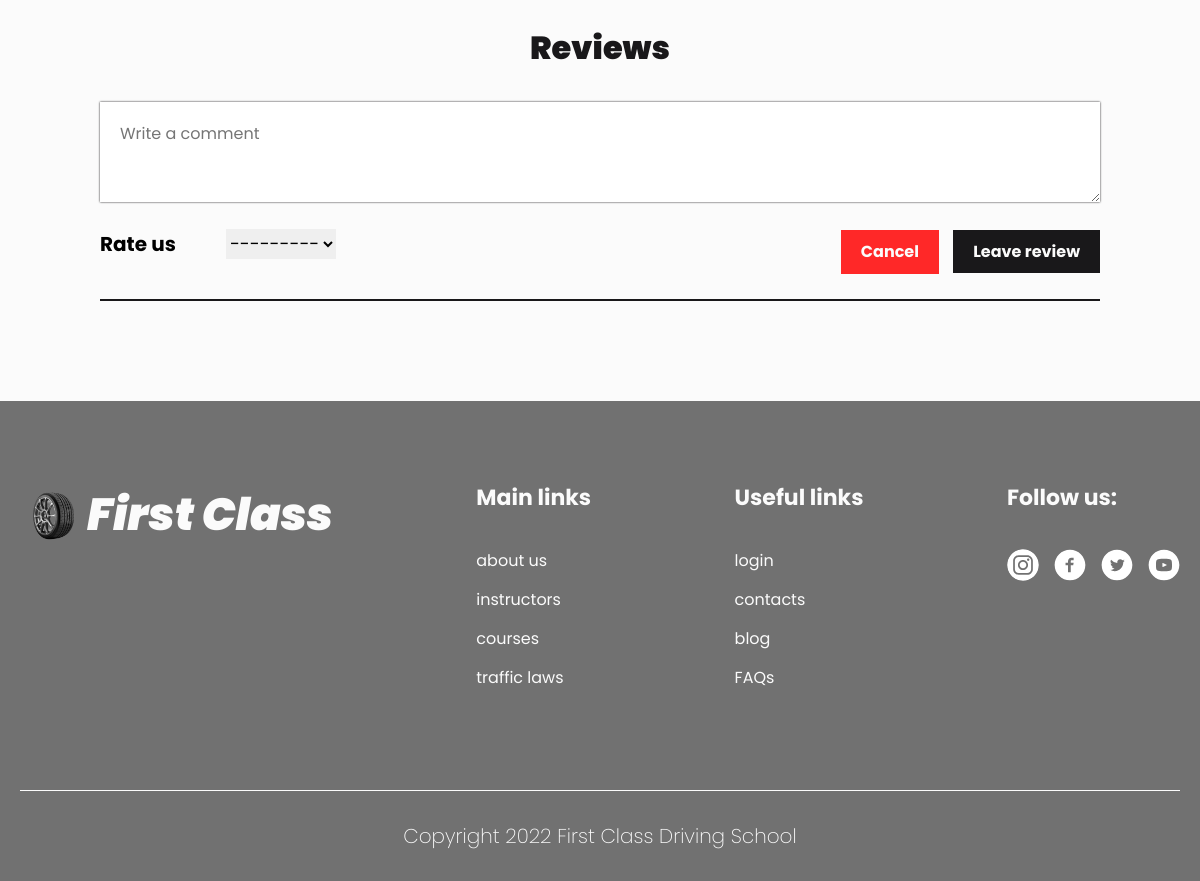
Page /about_us/ (lower part) on the earlier database version.
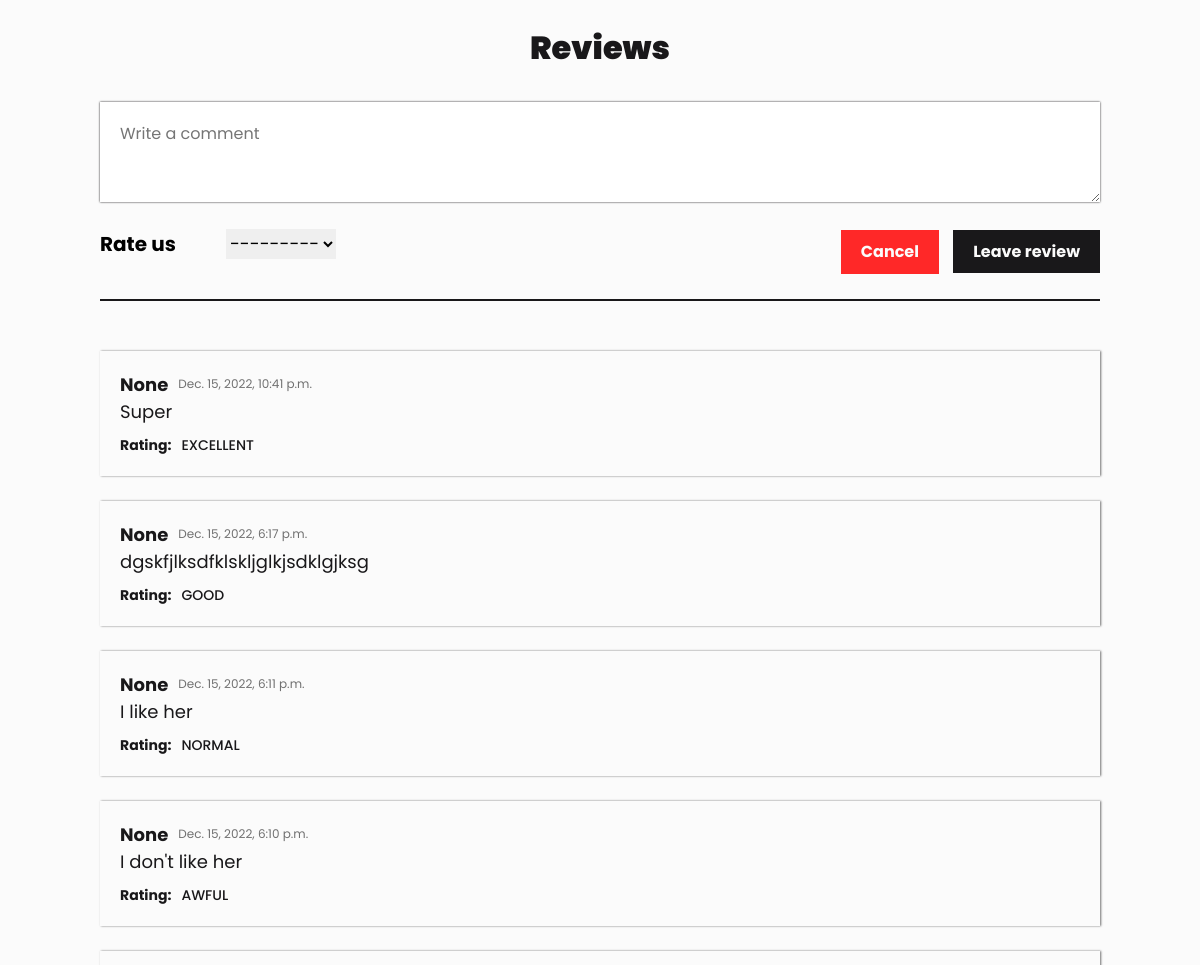
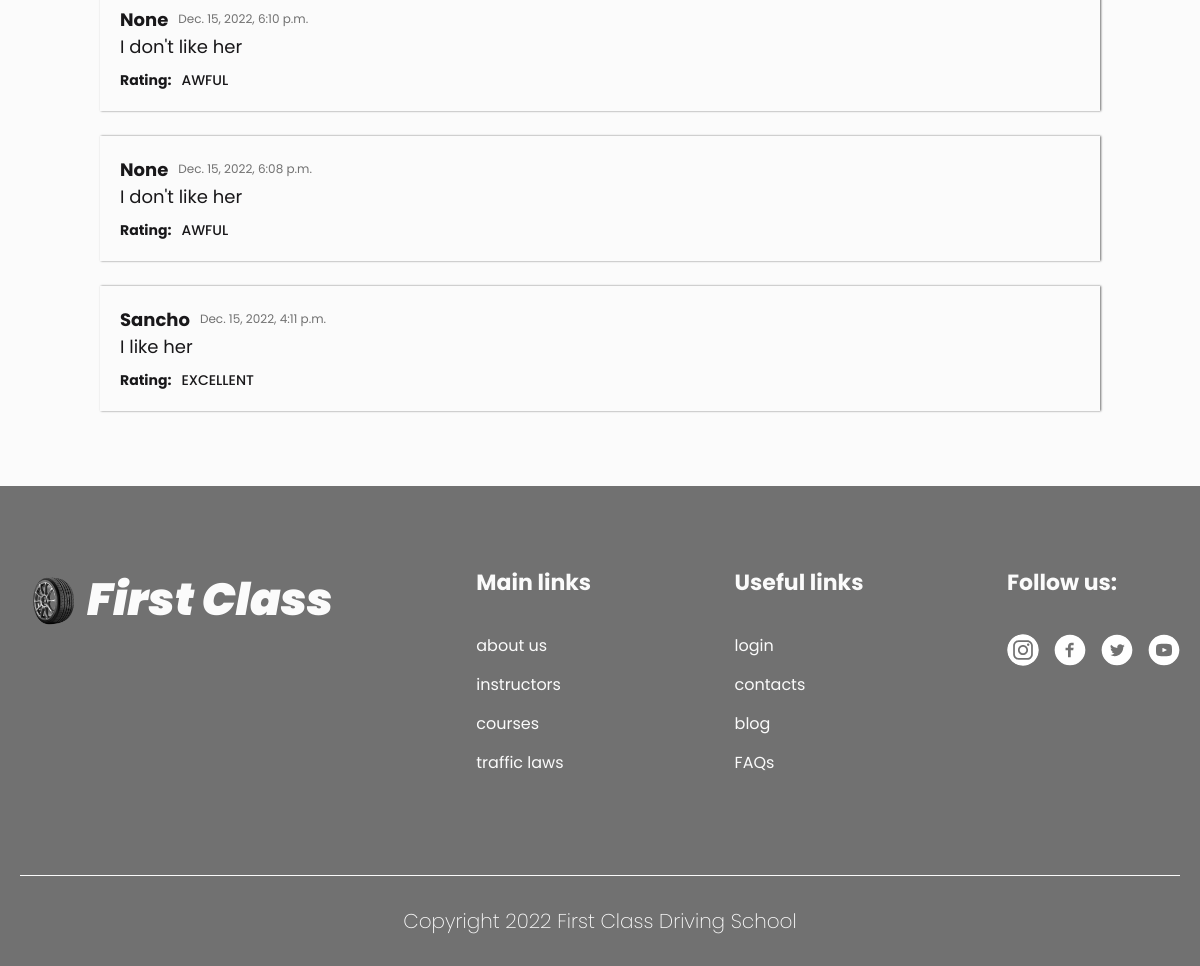
Same page on the later database version (2 pictures, top to bottom).
### mainpage/models.py (models this page shows, shortened)
class Comment(models.Model):
    name = models.ForeignKey(User, on_delete=models.CASCADE, null=True)
    body = models.TextField()
    rating = models.CharField(choices=RATING_CHOICES, max_length=100)
    created_date = models.DateTimeField(auto_now_add=True)
    updated_date = models.DateTimeField(auto_now=True)
    status_active = models.BooleanField(default=True)
    class Meta:
        ordering = ('-created_date',)

### mainpage/views.py (the view, shortened to what this page needs)
# urls.py: path('about_us/', views.about_us_view, name='about_us'),
def about_us_view(request):
    success = False
    comment = models.Comment.objects.all()
    comment_form = CommentForm()
    context = {
        'comment': comment,
        'comment_form': comment_form,
        'success': success,
    }
    return render(request, 'about_us.html', context)

### mainpage/forms.py
class CommentForm(forms.ModelForm):
    class Meta:
        model = models.Comment
        fields = ['body', 'rating']
        widgets = {
            'body': Textarea(attrs= {
                'class': 'reviews__form-field',
                'placeholder': 'Write a comment',
                'name': 'review',
                'id': '',
                'cols': '30',
                'rows': '10',
            }),
            'rating': Select(attrs={
                'class': 'reviews__form-select',
                'name': 'select',
            })
        }

### templates/about_us.html (shortened to what the changed rows need)
<!DOCTYPE html>
{% load static %}
<html lang="en">
<head>
    <link rel="stylesheet" href="{% static 'css/reset.css' %}">
    <link rel="stylesheet" href="{% static 'css/main.css' %}">
</head>
<body>
    <section class="reviews">
            <div class="container">
                <div class="reviews__inner">
                    {% for i in comment %}
                    <ul class="reviews__list">
                        <li class="reviews__item comment">
                            <div class="comment__info">
                                <h4 class="comment__name">{{i.name}}</h4>
                                <div class="comment__date">{{i.created_date}}</div>
                            </div>
                            <p class="comment__text">{{i.body}}</p>
                            <div class="comment__info">
                                <div class="comment__rating">Rating: </div>
                                <div class="comment__value">{{i.rating}}</div>
                            </div>
                        </li>
                        {% endfor %}
                    </ul>
                </div>
            </div>
        </section>
</body>
</html>

Differences in the rows shown:
added Comment: name "None", created_date "Dec. 15, 2022, 10:41 p.m.", body "Super", rating "EXCELLENT"
added Comment: name "None", created_date "Dec. 15, 2022, 6:17 p.m.", body "dgskfjlksdfklskljglkjsdklgjksg", rating "GOOD"
added Comment: name "None", created_date "Dec. 15, 2022, 6:11 p.m.", body "I like her", rating "NORMAL"
added Comment: name "None", created_date "Dec. 15, 2022, 6:10 p.m.", body "I don't like her", rating "AWFUL"
added Comment: name "None", created_date "Dec. 15, 2022, 6:10 p.m.", body "I don't like her", rating "AWFUL"
added Comment: name "None", created_date "Dec. 15, 2022, 6:08 p.m.", body "I don't like her", rating "AWFUL"
added Comment: name "Sancho", created_date "Dec. 15, 2022, 4:11 p.m.", body "I like her", rating "EXCELLENT"
